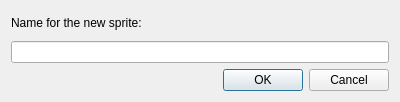
<?xml version="1.0" encoding="UTF-8"?>
<ui version="4.0">
 <class>NewSpriteName</class>
 <widget class="QDialog" name="NewSpriteName">
  <property name="geometry">
   <rect>
    <x>0</x>
    <y>0</y>
    <width>400</width>
    <height>102</height>
   </rect>
  </property>
  <property name="windowTitle">
   <string>Dialog</string>
  </property>
  <layout class="QVBoxLayout" name="verticalLayout">
   <item>
    <widget class="QLabel" name="label">
     <property name="text">
      <string>Name for the new sprite:</string>
     </property>
    </widget>
   </item>
   <item>
    <widget class="QLineEdit" name="nameEdit"/>
   </item>
   <item>
    <widget class="QDialogButtonBox" name="buttonBox">
     <property name="orientation">
      <enum>Qt::Horizontal</enum>
     </property>
     <property name="standardButtons">
      <set>QDialogButtonBox::Cancel|QDialogButtonBox::Ok</set>
     </property>
    </widget>
   </item>
  </layout>
 </widget>
 <resources/>
 <connections>
  <connection>
   <sender>buttonBox</sender>
   <signal>accepted()</signal>
   <receiver>NewSpriteName</receiver>
   <slot>accept()</slot>
   <hints>
    <hint type="sourcelabel">
     <x>248</x>
     <y>254</y>
    </hint>
    <hint type="destinationlabel">
     <x>157</x>
     <y>274</y>
    </hint>
   </hints>
  </connection>
  <connection>
   <sender>buttonBox</sender>
   <signal>rejected()</signal>
   <receiver>NewSpriteName</receiver>
   <slot>reject()</slot>
   <hints>
    <hint type="sourcelabel">
     <x>316</x>
     <y>260</y>
    </hint>
    <hint type="destinationlabel">
     <x>286</x>
     <y>274</y>
    </hint>
   </hints>
  </connection>
 </connections>
</ui>
